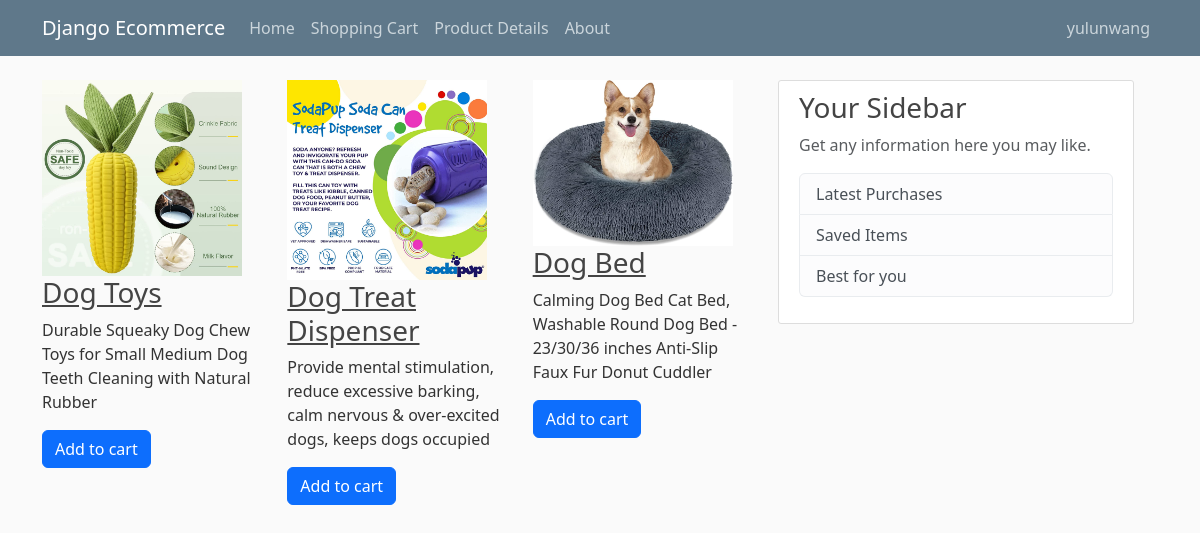
The page / on the database its author committed.
### ecommerce/models.py (models this page shows, shortened)
class Product(models.Model):
	name = models.CharField(max_length=200, null=True)
	description=models.CharField(max_length=200, null=True)
	image=models.ImageField(upload_to='ecommerce/images', null=True) #directory where the image will be stored

### ecommerce/views.py (the view)
# urls.py: 2. Add a URL to urlpatterns:  path('', views.home, name='home')
def home(request):
	context = {
		'products': Product.objects.all() # keyname
	}
	return render(request, 'ecommerce/home.html', context)

### ecommerce/templates/ecommerce/home.html
{% extends 'ecommerce/base.html' %}
{% block content %}
	{% for product in products %}
		<div class="col-md-4">
			<img src="{{product.image}}" style="width: 200px;">
			<h3><a class="article-title" href="#">{{ product.name }}</a></h3>
	    	<p class="article-content">{{ product.description }}</p>
	    	<button class="btn btn-primary">Add to cart</button>
		</div>
	{% endfor %}
{% endblock content %}

### ecommerce/static/ecommerce/main.css (style rules this page uses)
body { background: #fafafa; color: #333333; margin-top: 5rem; }
h1, h2, h3, h4, h5, h6 { color: #444444; }
.article-title { color: #444444; }
.article-content { white-space: pre-line; }

### rows shown on the page
Product: image (picture), name "Dog Toys", description "Durable Squeaky Dog Chew Toys for Small Medium Dog Teeth Cleaning with Natural Rubber"
Product: image (picture), name "Dog Treat Dispenser", description "Provide mental stimulation, reduce excessive barking, calm nervous & over-excited dogs, keeps dogs occupied"
Product: image (picture), name "Dog Bed", description "Calming Dog Bed Cat Bed, Washable Round Dog Bed - 23/30/36 inches Anti-Slip Faux Fur Donut Cuddler"
